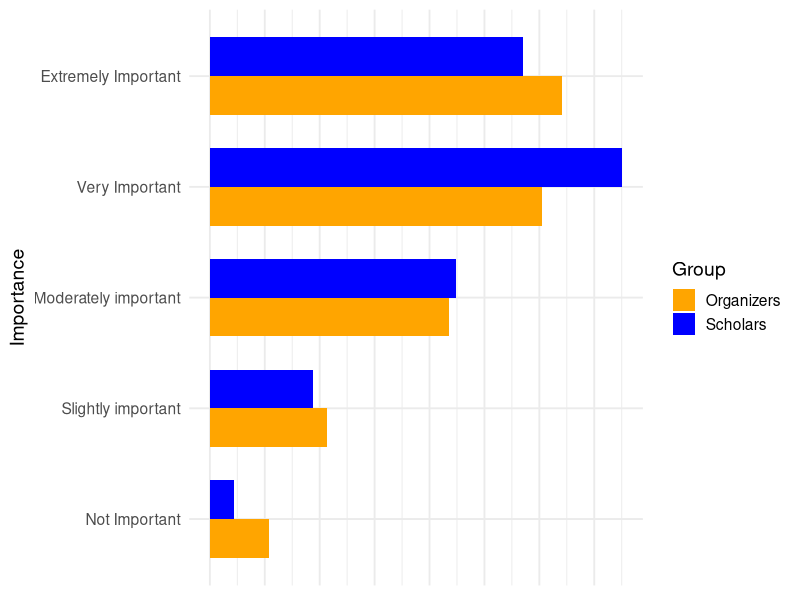
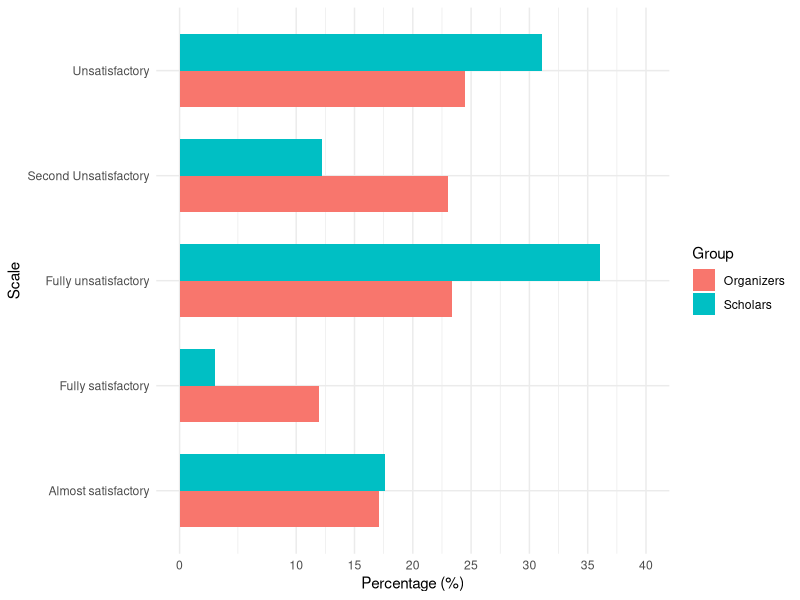
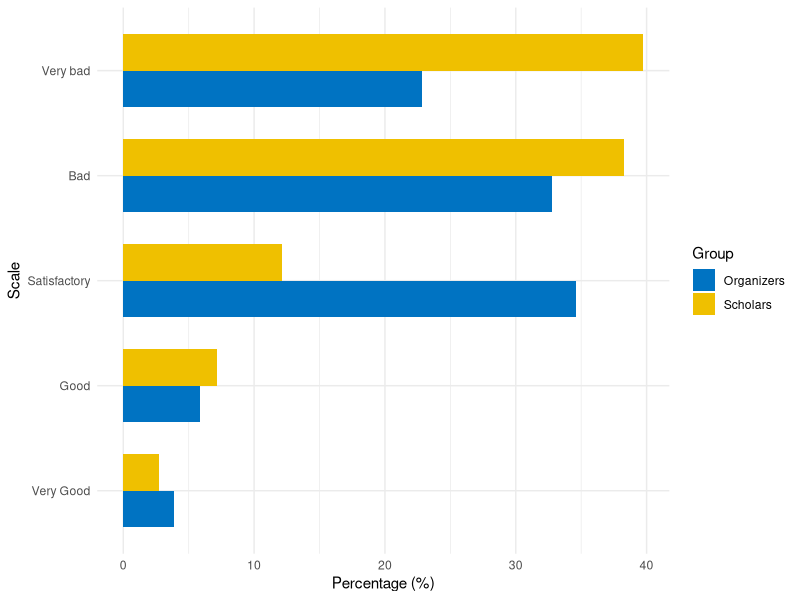
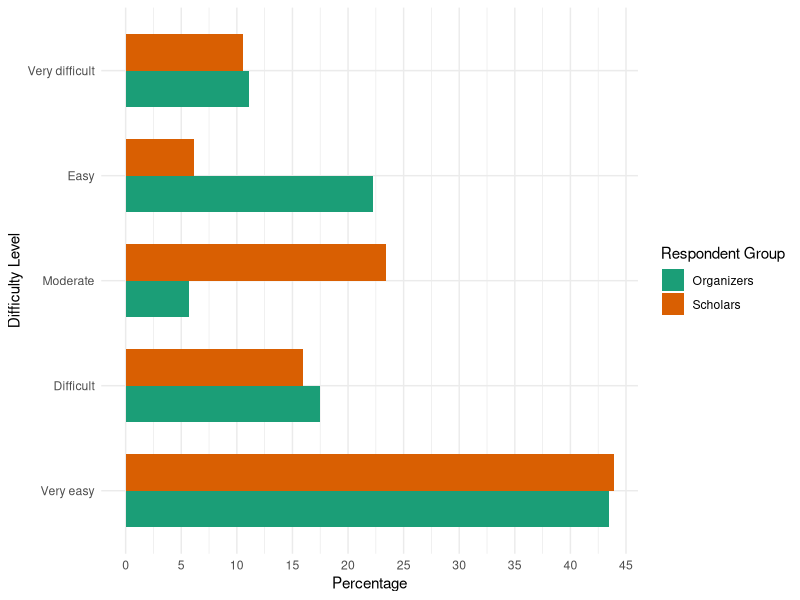
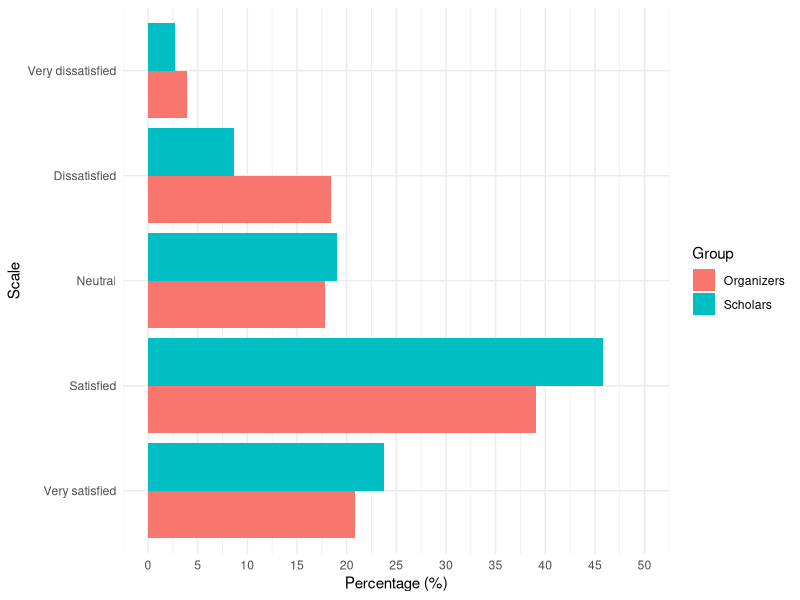
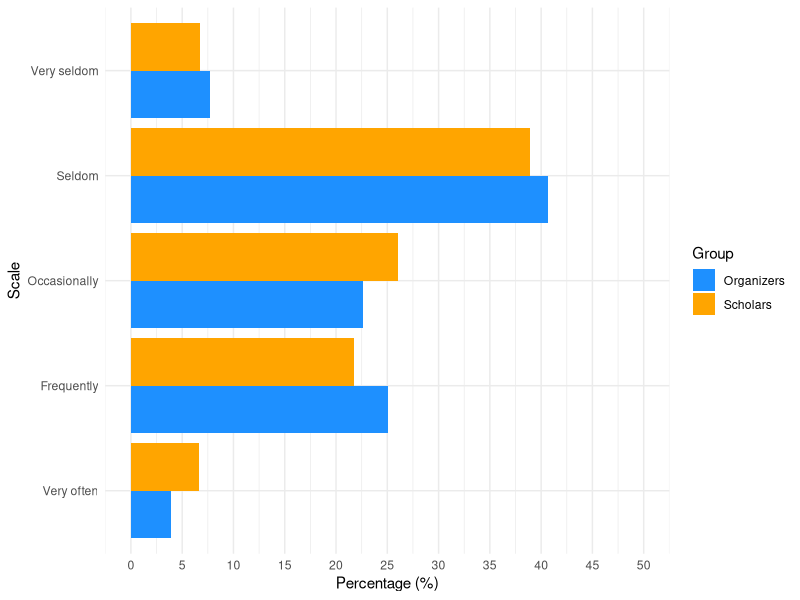
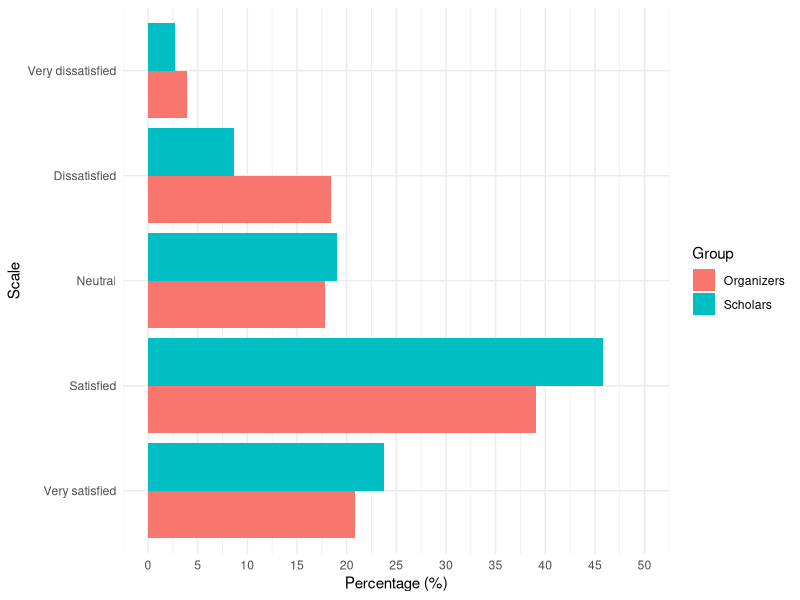
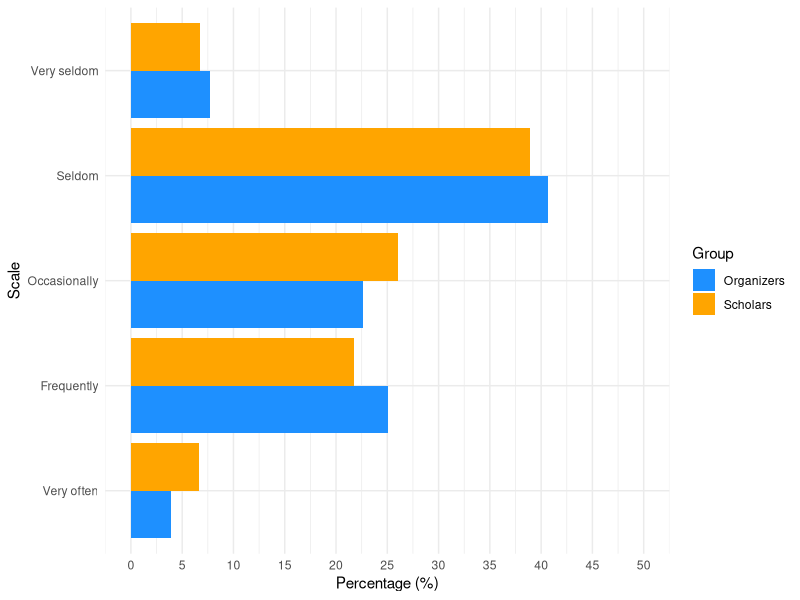

These figures' R source, in order: (Note: this script raises an error after producing the figures.)
#How important is academic event metadata for effective organization?
library(ggplot2)
library(reshape2)

data <- data.frame(
  Importance = factor(c('Not Important', 'Slightly important', 'Moderately important', 'Very Important', 'Extremely Important'),
                      levels = c('Not Important', 'Slightly important', 'Moderately important', 'Very Important', 'Extremely Important')),
  Organizers = c(5.34, 10.68, 21.73, 30.20, 32.04),
  Scholars = c(2.20, 9.35, 22.42, 37.55, 28.47)
)

long_data <- melt(data, id.vars = 'Importance', variable.name = 'Group', value.name = 'Percentage')

ggplot(long_data, aes(x = Importance, y = Percentage, fill = Group)) +
  geom_bar(stat = 'identity', position = 'dodge', width = 0.7) +
  coord_flip() + # This flips the axes for horizontal bars
  scale_y_continuous(breaks = seq(0, 50, by = 5)) + # Define breaks on the y-axis (after flipping)
  scale_fill_manual(values = c("Organizers" = "orange", "Scholars" = "blue")) +
  theme_minimal(base_size = 14) + # Set base font size to 14
  labs(y = 'Percentage (%)', x = 'Importance', fill = 'Group') + # Correctly label the axes
  theme(axis.text.x = element_blank(), axis.ticks.x = element_blank(), # Remove x-axis text and ticks
        axis.title.x = element_blank()) # Remove x-axis title

#How complete and accurate is the metadata usually provided for academic events?
library(ggplot2)
library(dplyr)
library(tidyr)

data <- data.frame(
  Category = c("Fully unsatisfactory", "Unsatisfactory", "Almost satisfactory", "Second Unsatisfactory", "Fully satisfactory"),
  Organizers = c(23.39, 24.49, 17.13, 23.02, 11.97),
  Scholars = c(36.04, 31.09, 17.61, 12.24, 3.03)
)

long_data <- data %>% 
  pivot_longer(cols = -Category, names_to = "Group", values_to = "Percentage")

ggplot(long_data, aes(x = Category, y = Percentage, fill = Group)) +
  geom_bar(stat = "identity", position = position_dodge(), width = 0.7) +
  # geom_text(aes(label = sprintf("%.2f", Percentage)), 
  #           position = position_dodge(width = 0.7), 
  #           vjust = 0.5, 
  #           hjust = -0.1, 
  #           size = 4) +  # This line is commented out to remove labels
  coord_flip() +  # Make the chart horizontal
  theme_minimal() +
  scale_y_continuous(breaks = c(0.0, 10.0, 15.0, 20.0, 25.0, 30.0, 35.0, 40.0),
                     limits = c(0, 40)) + # Set Y-axis limits
  labs(x = "Scale",
       y = "Percentage (%)",
       fill = "Group")

#What is the current state of metadata in the area of academic events in Ukraine?
library(ggplot2)
library(dplyr)
library(tidyr)

data <- data.frame(
  State = factor(c("Very bad", "Bad", "Satisfactory", "Good", "Very Good"), 
                 levels = c("Very Good", "Good", "Satisfactory", "Bad", "Very bad")),
  Organizers = c(22.84, 32.78, 34.62, 5.89, 3.87),
  Scholars = c(39.75, 38.24, 12.10, 7.15, 2.75)
)

long_data <- data %>% 
  pivot_longer(cols = -State, names_to = "Group", values_to = "Percentage")

ggplot(long_data, aes(x = State, y = Percentage, fill = Group)) +
  geom_bar(stat = "identity", position = position_dodge(), width = 0.7) +
  # geom_text(aes(label = sprintf("%.2f", Percentage)), position = position_dodge(width = 0.7), hjust = -0.1, size = 3.5) +
  coord_flip() +  # Make the chart horizontal
  theme_minimal() +
  labs(x = "Scale",
       y = "Percentage (%)",
       fill = "Group") +
  scale_fill_manual(values = c("#0073C2FF", "#EFC000FF")) # Change the colors as desired


#Is it difficult for you to collect and manage academic event metadata? 
library(ggplot2)
library(dplyr)
library(tidyr)

data <- data.frame(
  Difficulty = factor(c("Very difficult", "Easy", "Moderate", "Difficult", "Very easy"),
                      levels = c("Very easy", "Difficult", "Moderate", "Easy", "Very difficult")),
  Organizers = c(11.05, 22.28, 5.71, 17.50, 43.46),
  Scholars = c(10.59, 6.19, 23.38, 15.96, 43.88)
)

long_data <- data %>% 
  pivot_longer(cols = -Difficulty, names_to = "Group", values_to = "Percentage")

ggplot(long_data, aes(x = Difficulty, y = Percentage, fill = Group)) +
  geom_bar(stat = "identity", position = position_dodge(), width = 0.7) +
  # geom_text(aes(label = sprintf("%.2f%%", Percentage)), position = position_dodge(width = 0.7), hjust = -0.1, size = 3.5) +
  coord_flip() +  # Make the chart horizontal
  theme_minimal() +
  labs(x = "Difficulty Level",
       y = "Percentage",
       fill = "Respondent Group") +
  scale_y_continuous(breaks = seq(0, 50, 5)) + # Adjust the scale if needed
  scale_fill_manual(values = c("Organizers" = "#1b9e77", "Scholars" = "#d95f02")) # Change the colors as desired

#How satisfied are you with the general quality of metadata of academic events in Ukraine?
library(ggplot2)
library(tidyr)
library(dplyr)

satisfaction_data <- data.frame(
  Satisfaction = factor(c('Very dissatisfied', 'Dissatisfied', 'Neutral', 'Satisfied', 'Very satisfied'),
                        levels = c('Very satisfied', 'Satisfied', 'Neutral', 'Dissatisfied', 'Very dissatisfied')),
  Organizers = c(3.87, 18.42, 17.86, 39.04, 20.81),
  Scholars = c(2.75, 8.67, 18.98, 45.80, 23.80)
)

long_data <- pivot_longer(satisfaction_data, cols = -Satisfaction, names_to = "Group", values_to = "Percentage")

ggplot(long_data, aes(x = Satisfaction, y = Percentage, fill = Group)) +
  geom_bar(stat = 'identity', position = position_dodge(width = 0.9)) +
  coord_flip() +  # Flip the coordinates for horizontal bars
  # geom_text(aes(label = sprintf("%.2f", Percentage)), position = position_dodge(width = 0.9), hjust = -0.25, color = "black") +
  scale_y_continuous(breaks = seq(0, 50, by = 5), limits = c(0, 50)) +  # Set breaks up to 50 with limits
  labs(x = 'Scale', y = 'Percentage (%)', fill = 'Group') +
  theme_minimal()  # Use a minimal theme for a cleaner look

ggsave("grouped_bar_chart_with_labels.png", width = 10, height = 8)

#How often do you experience mistakes or inaccuracies in the metadata of academic events?
library(ggplot2)
library(tidyr)
library(dplyr)

experience_data <- data.frame(
  Frequency = factor(c('Very seldom', 'Seldom', 'Occasionally', 'Frequently', 'Very often'),
                     levels = c('Very often', 'Frequently', 'Occasionally', 'Seldom', 'Very seldom')),
  Organizers = c(7.73, 40.70, 22.65, 25.05, 3.87),
  Scholars = c(6.74, 38.93, 26.00, 21.73, 6.60)
)

long_data <- pivot_longer(experience_data, cols = -Frequency, names_to = "Group", values_to = "Percentage")

ggplot(long_data, aes(x = Frequency, y = Percentage, fill = Group)) +
  geom_bar(stat = 'identity', position = position_dodge(width = 0.9)) +
  coord_flip() +  # Flip the coordinates for horizontal bars
  # geom_text(aes(label = sprintf("%.2f", Percentage)), position = position_dodge(width = 0.9), hjust = -0.25, color = "black") +
  scale_y_continuous(breaks = seq(0, 50, by = 5), limits = c(0, 50)) +  # Set breaks up to 50 with limits
  labs(x = 'Scale', y = 'Percentage (%)', fill = 'Group') +
  theme_minimal() +  # Use a minimal theme for a cleaner look
  scale_fill_manual(values = c("Organizers" = "dodgerblue", "Scholars" = "orange1"))  # Custom colors

ggsave("/mnt/data/grouped_bar_chart_experience_bright_colors.png", width = 10, height = 8)

#How important is it to improve the metadata quality for effective organization and participation in academic events?
library(ggplot2)
library(tidyr)
library(dplyr)

ggplot(long_data, aes(x = Importance, y = Percentage, fill = Group)) +
  geom_bar(stat = 'identity', position = position_dodge(width = 0.9)) +
  coord_flip() +
  scale_y_continuous(breaks = seq(0, 100, by = 10), limits = c(0, 100)) +
  labs(x = 'Importance Level', y = 'Percentage (%)', fill = 'Group') +
  theme_minimal() +
  scale_fill_manual(values = c("Organizers" = "magenta", "Scholars" = "cyan3"))

#What are the most important metadata fields for academic events (5 most important in your opinion (multiple choice answers)?
library(ggplot2)
library(reshape2)
library(scales)

metadata_fields <- data.frame(
  Category = c('Event Acronym', 'Event Description', 'Website', 'Event Organizer',
               'Event Subject', 'Event Type', 'Field', 'Venue', 'Registration Deadlines',
               'Participation Fee', 'External Links'),
  Organizers = c(0.17, 6.81, 42.01, 0.83, 8.11, 6.88, 8.62, 10.62, 142.39, 19.12, 2.47),
  Scholars = c(0.17, 6.84, 42.21, 0.83, 8.15, 6.91, 8.66, 10.67, 143.05, 19.21, 2.48)
)

long_metadata_fields <- melt(metadata_fields, id.vars = 'Category', variable.name = 'Group', value.name = 'Value')

color_palette <- colorRampPalette(c("white", "yellow", "blue", "red"))

heatmap_plot <- ggplot(long_metadata_fields, aes(x = Group, y = Category, fill = Value)) +
  geom_tile(color = "white") +
  scale_fill_gradientn(colours = color_palette(100)) +
  geom_text(aes(label = sprintf("%.2f", Value)), color = "black") +
  theme_minimal() +
  theme(axis.text.x = element_text(angle = 0, vjust = 0.5, hjust=0.5),
        axis.text.y = element_text(hjust = 1),
        axis.title = element_blank(),
        legend.position = "right")

print(heatmap_plot)

ggsave("heatmap_custom_colors.png", plot = heatmap_plot, width = 8, height = 6)

#What criteria define a quality academic event (multiple choice answers)?
library(ggplot2)
library(reshape2)

criteria_data <- data.frame(
  Criteria = c(
    'Proven regular event', 'High quality of the publication', 'Famous key speakers',
    'Highly recognized event organizers', 'Organized by a reputable institution',
    'Affiliated with a reputable University/Research institution', 'Specialized event',
    'Free participation', 'Recommendation of colleagues', 'High-quality website',
    'Comfortable location', 'Attended colleagues'
  ),
  Organizers = c(
    2.1869196, 1.7460745, 5.9740946, 0.7622353, 4.8840309,
    9.2655149, 2.9012899, 5.3200349, 1.3734, 0.0009091,
    1.2266758, 16.8313028
  ),
  Scholars = c(
    1.8135239, 1.4479489, 4.9540748, 0.6320909, 4.0501291,
    7.6835165, 2.4059222, 4.4116896, 1.1389051, 0.0007539,
    1.0172326, 13.9575182
  )
)

long_criteria_data <- melt(criteria_data, id.vars = 'Criteria', variable.name = 'Group', value.name = 'ChiSquare')

heatmap_plot <- ggplot(long_criteria_data, aes(x = Group, y = Criteria, fill = ChiSquare)) +
  geom_tile(color = "white") + 
  scale_fill_gradient2(low = "blue", high = "red", mid = "yellow", midpoint = median(long_criteria_data$ChiSquare), space = "Lab") +
  geom_text(aes(label = round(ChiSquare, 2)), color = "black", size = 3) +
  theme_minimal() +
  theme(axis.text.x = element_text(angle = 0), 
        axis.title = element_blank(),
        legend.position = "right")

print(heatmap_plot)

ggsave("heatmap_criteria.png", heatmap_plot, width = 12, height = 10)

#In your opinion, what documents/data about academic events should be placed in the public domain in the profile of the academic event (multiple choice answers)?
library(ggplot2)
library(reshape2)

documents_data <- data.frame(
  Document = c(
    'Information document about academic event', 'Event program', 'Article',
    'Conference proceedings', 'Presentations', 'Educational material',
    'Resolution of the event', 'Poster', 'Video recording',
    'Audio recording', 'Certificate', 'All points'
  ),
  Organizers = c(
    1.112046, 0.002518, 13.273418, 4.384585, 2.349348,
    1.15919, 1.964955, 0.494715, 4.630676, 2.148353,
    0.279502, 7.801248
  ),
  Scholars = c(
    1.195378, 0.002707, 14.268082, 4.713151, 2.5254,
    1.246056, 2.112202, 0.531788, 4.977683, 2.309343,
    0.300447, 8.385846
  )
)

long_documents_data <- melt(documents_data, id.vars = 'Document', variable.name = 'Group', value.name = 'ChiSquare')

heatmap_plot <- ggplot(long_documents_data, aes(x = Group, y = Document, fill = ChiSquare)) +
  geom_tile(color = "white") +
  scale_fill_gradientn(colours = c("white", "yellow", "blue", "red")) +
  geom_text(aes(label = round(ChiSquare, 2)), size = 3, color = "black") +
  theme_minimal() +
  theme(axis.text.x = element_text(angle = 0), 
        axis.title = element_blank(),
        legend.position = "right")

print(heatmap_plot)

ggsave("heatmap_documents.png", heatmap_plot, width = 12, height = 10)


#What are the most important metadata fields for academic events (5 most important in your opinion) (multiple choice answers)?
library(ggplot2)
library(reshape2)

metadata_fields <- data.frame(
  Metadata = c(
    'Event Acronym', 'Event description', 'Website', 'Event Organizer', 'Event subject',
    'Event type', 'Field', 'Venue', 'Registration deadlines', 'Participation fee', 'External links'
  ),
  Organizers = c(5.23, 14.04, 7.14, 12.27, 13.91, 10.46, 10.26, 4.41, 13.05, 3.45, 5.79),
  Scholars = c(4.89, 10.70, 14.97, 11.13, 10.31, 13.78, 13.97, 7.27, 1.39, 7.10, 4.49)
)

long_metadata_fields <- melt(metadata_fields, id.vars = 'Metadata', variable.name = 'Group', value.name = 'Percentage')

bar_chart <- ggplot(long_metadata_fields, aes(x = Metadata, y = Percentage, fill = Group)) +
  geom_bar(stat = 'identity', position = 'dodge') +
  coord_flip() +
  scale_fill_manual(values = c("Organizers" = "orange", "Scholars" = "dodgerblue")) +
  scale_y_continuous(breaks = seq(0, 20, 5), limits = c(0, 20)) +  # Set breaks and limits on the y-axis
  labs(y = 'Percentage (%)', x = 'Metadata fields', fill = 'Group') +
  theme_minimal() +
  theme(text = element_text(size = 12), axis.title = element_text(size = 14), axis.text = element_text(size = 12))  # Increase font size

print(bar_chart)

ggsave("grouped_bar_chart_vibrant.png", plot = bar_chart, width = 12, height = 10)

#If the academic event has a funding organization (sponsor), which metadata do you think are important? 
library(ggplot2)
library(reshape2)

sponsorship_data <- data.frame(
  Metadata = c(
    'Information about sponsors', 
    'Agreement with a national organization', 
    'Own initiative', 
    'Agreement with central executive authority and Academy of Sciences', 
    'Free of charge', 
    'Agreement with a global customer', 
    'Hard to answer'
  ),
  Organizers = c(2.21, 16.21, 9.58, 35.91, 15.10, 11.60, 9.39),
  Scholars = c(1.38, 9.22, 12.38, 36.73, 30.40, 4.40, 5.50)
)

long_sponsorship_data <- melt(sponsorship_data, id.vars = 'Metadata', variable.name = 'Group', value.name = 'Percentage')

bar_colors <- c("Organizers" = "#FF6666", "Scholars" = "#6666FF") # Bright red and blue

ggplot(long_sponsorship_data, aes(x = Metadata, y = Percentage, fill = Group)) +
  geom_bar(stat = 'identity', position = 'dodge') +
  coord_flip() + 
  scale_fill_manual(values = bar_colors) +
  labs(y = 'Percentage (%)', x = 'Category', fill = 'Group') +
  theme_minimal() +
  theme(axis.title = element_text(size = 14), 
        axis.text = element_text(size = 14),
        legend.title = element_text(size = 14),
        legend.text = element_text(size = 14)) +
  scale_y_continuous(breaks = seq(0, max(long_sponsorship_data$Percentage) + 5, by = 5), 
                     limits = c(0, max(long_sponsorship_data$Percentage) + 5)) # Set breaks dynamically based on data

ggsave("grouped_bar_chart_sponsorship_data.png", plot = last_plot(), width = 12, height = 10)

#What persistent identifiers (PIDs should be considered in the field of scientific activities (multiple choice answers)?
library(ggplot2)
library(reshape2)

pid_data <- data.frame(
  PID = c(
    'ORCID', 'ResearcherID | Web of Science', 'DOI', 'ISSN', 'ISBN', 
    'ROR', 'URN', 'PMID', 'GDPR'
  ),
  Organizers = c(30.44, 18.59, 30.05, 9.00, 7.58, 0.71, 1.49, 1.42, 0.71),
  Scholars = c(36.75, 17.01, 2.19, 19.86, 18.79, 2.43, 1.01, 0.89, 1.07)
)

long_pid_data <- melt(pid_data, id.vars = 'PID', variable.name = 'Group', value.name = 'Percentage')

bar_colors <- c("Organizers" = "#00FF00", "Scholars" = "#9A0EEA") # Bright green and purple

ggplot(long_pid_data, aes(x = PID, y = Percentage, fill = Group)) +
  geom_bar(stat = 'identity', position = 'dodge') +
  coord_flip() + 
  scale_fill_manual(values = bar_colors) +
  labs(y = 'Percentage (%)', x = 'Category', fill = 'Group') +
  theme_minimal() +
  theme(axis.title = element_text(size = 12), 
        axis.text = element_text(size = 12),
        legend.title = element_text(size = 12),
        legend.text = element_text(size = 12)) +
  scale_y_continuous(breaks = seq(0, 40, by = 5), limits = c(0, 40)) # Adjust the breaks up to 40

ggsave("grouped_bar_chart_pids_vibrant.png", plot = last_plot(), width = 12, height = 10)


#What methods or tools for collecting and analyzing academic event metadata do you prefer?
library(ggplot2)
library(reshape2)

metadata_methods <- data.frame(
  Method = c(
    'Manual entry', 'Use of specialized software products', 
    'Automated data collection', 'Combination of several methods', 'Other'
  ),
  Organizers = c(20.44, 47.88, 9.21, 14.36, 8.10),
  Scholars = c(8.39, 48.14, 17.74, 21.73, 3.99)
)

long_metadata_methods <- melt(metadata_methods, id.vars = 'Method', variable.name = 'Group', value.name = 'Percentage')

bar_colors <- c("Organizers" = "#FF7F50", "Scholars" = "#6495ED") # Coral and Cornflower Blue colors

ggplot(long_metadata_methods, aes(x = Method, y = Percentage, fill = Group)) +
  geom_bar(stat = 'identity', position = 'dodge') +
  coord_flip() + 
  scale_fill_manual(values = bar_colors) +
  labs(y = 'Percentage (%)', x = 'Category', fill = 'Group') +
  theme_minimal() +
  theme(axis.title = element_text(size = 12), 
        axis.text = element_text(size = 12),
        legend.title = element_text(size = 12),
        legend.text = element_text(size = 12)) +
  scale_y_continuous(breaks = seq(0, 55, by = 5), limits = c(0, 55)) # Set breaks up to 55 with increments of 5

ggsave("grouped_bar_chart_metadata_methods.png", plot = last_plot(), width = 12, height = 8)

#What criteria define a quality academic event (multiple choice answers)?
library(ggplot2)
library(reshape2)

event_criteria_data <- data.frame(
  Criteria = c(
    'Proven regular event', 'High quality of the publication', 'Famous key speakers',
    'Highly recognized event organizers', 'Organized by a reputable institution',
    'Affiliated with a reputable University/Research institution', 'Specialized event',
    'Free participation', 'Recommendation of colleagues', 'High-quality website',
    'Comfortable location', 'Attended colleagues'
  ),
  Organizers = c(13.91, 18.34, 16.78, 9.10, 7.24, 11.53, 8.58, 2.51, 4.33, 4.07, 0.82, 2.77),
  Scholars = c(16.10, 20.56, 13.19, 10.14, 9.71, 7.94, 6.79, 4.13, 5.32, 4.10, 1.26, 0.75)
)

long_event_criteria_data <- melt(event_criteria_data, id.vars = 'Criteria', variable.name = 'Group', value.name = 'Percentage')

bar_colors <- c("Organizers" = "#E41A1C", "Scholars" = "#377EB8") # Bright red and blue

ggplot(long_event_criteria_data, aes(x = Criteria, y = Percentage, fill = Group)) +
  geom_bar(stat = 'identity', position = 'dodge') +
  coord_flip() + 
  scale_fill_manual(values = bar_colors) +
  labs(y = 'Percentage (%)', x = 'Category', fill = 'Group') +
  theme_minimal() +
  theme(axis.title = element_text(size = 12), 
        axis.text = element_text(size = 12),
        legend.title = element_text(size = 12),
        legend.text = element_text(size = 12)) +
  scale_y_continuous(breaks = seq(0, max(long_event_criteria_data$Percentage) + 5, by = 5), 
                     limits = c(0, max(long_event_criteria_data$Percentage) + 5)) # Adjust the breaks dynamically based on data

ggsave("grouped_bar_chart_event_criteria.png", plot = last_plot(), width = 12, height = 8)

#In your opinion, what documents/data about academic events should be placed in the public domain in the profile of the academic event (multiple choice answers)?
library(ggplot2)
library(reshape2)

document_data <- data.frame(
  Document = c(
    'Information document about academic event', 'Event program', 'Article',
    'Conference proceedings', 'Presentations', 'Educational material',
    'Resolution of the event', 'Poster', 'Video recording',
    'Audio recording', 'Certificate', 'All points'
  ),
  Organizers = c(20.87, 21.62, 4.96, 17.01, 7.52, 3.35, 8.27, 4.69, 3.86, 0.71, 2.32, 4.81),
  Scholars = c(22.90, 21.72, 8.89, 13.63, 5.88, 2.58, 6.69, 5.33, 5.80, 1.31, 2.67, 2.58)
)

long_document_data <- melt(document_data, id.vars = 'Document', variable.name = 'Group', value.name = 'Percentage')

bar_colors <- c("Organizers" = "#00FF00", "Scholars" = "#FF00FF") # Bright green and magenta

ggplot(long_document_data, aes(x = Document, y = Percentage, fill = Group)) +
  geom_bar(stat = 'identity', position = 'dodge') +
  coord_flip() + 
  scale_fill_manual(values = bar_colors) +
  labs(y = 'Percentage (%)', x = 'Category', fill = 'Group') +
  theme_minimal() +
  theme(axis.title = element_text(size = 12), 
        axis.text = element_text(size = 12),
        legend.title = element_text(size = 12),
        legend.text = element_text(size = 12)) +
  scale_y_continuous(breaks = seq(0, max(long_document_data$Percentage) + 5, by = 5), 
                     limits = c(0, max(long_document_data$Percentage) + 5)) # Adjust the breaks dynamically based on data

ggsave("grouped_bar_chart_documents.png", plot = last_plot(), width = 12, height = 8)

#What factors do you think might influence the quality of metadata for academic events (multiple choice answers)?
library(ggplot2)
library(reshape2)

metadata_quality_factors <- data.frame(
  Factors = c(
    'Lack of standardization in the description of activities', 
    'Lack of focus of organizers on the quality of metadata', 
    'Technical problems in creating and updating metadata', 
    'Lack of information resources and tools for organizers', 
    'Other factors'
  ),
  Organizers = c(20.72, 26.44, 25.32, 23.17, 4.35),
  Scholars = c(26.24, 25.33, 20.66, 23.58, 4.19)
)

long_metadata_quality_factors <- melt(metadata_quality_factors, id.vars = 'Factors', variable.name = 'Group', value.name = 'Percentage')

bar_colors <- c("Organizers" = "#1f78b4", "Scholars" = "#b2df8a") # Teal and Deep Pink colors

ggplot(long_metadata_quality_factors, aes(x = Factors, y = Percentage, fill = Group)) +
  geom_bar(stat = 'identity', position = 'dodge') +
  coord_flip() + 
  scale_fill_manual(values = bar_colors) +
  labs(y = 'Percentage (%)', x = 'Category', fill = 'Group') +
  theme_minimal() +
  theme(axis.title = element_text(size = 12), 
        axis.text = element_text(size = 12),
        legend.title = element_text(size = 12),
        legend.text = element_text(size = 12)) +
  scale_y_continuous(breaks = seq(0, max(long_metadata_quality_factors$Percentage) + 5, by = 5), 
                     limits = c(0, max(long_metadata_quality_factors$Percentage) + 5)) # Adjust the breaks dynamically based on data

ggsave("grouped_bar_chart_metadata_quality_factors.png", plot = last_plot(), width = 12, height = 8)